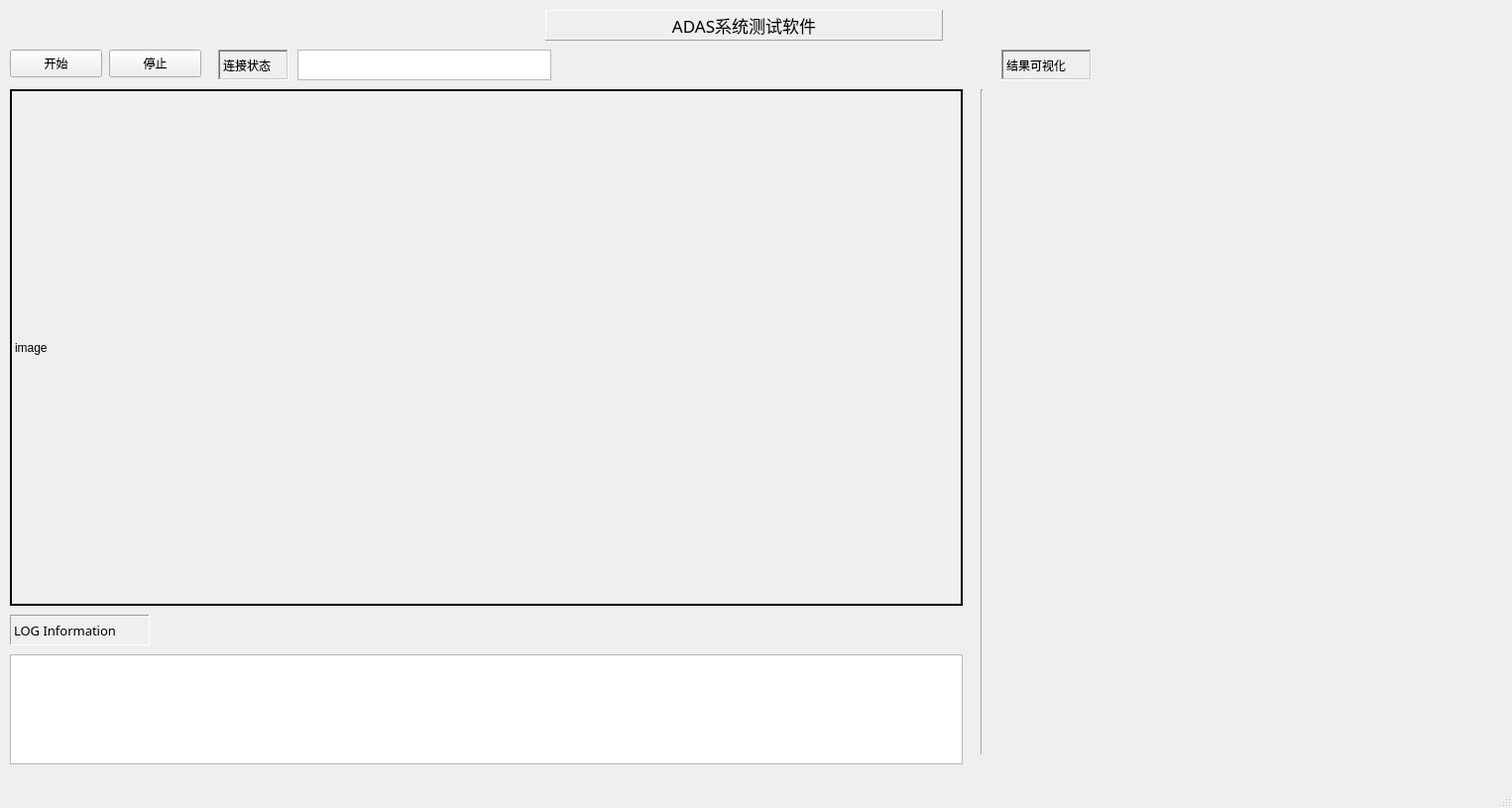
<?xml version="1.0" encoding="UTF-8"?>
<ui version="4.0">
 <class>MainWindow</class>
 <widget class="QMainWindow" name="MainWindow">
  <property name="geometry">
   <rect>
    <x>0</x>
    <y>0</y>
    <width>1525</width>
    <height>815</height>
   </rect>
  </property>
  <property name="windowTitle">
   <string>MainWindow</string>
  </property>
  <widget class="QWidget" name="centralwidget">
   <widget class="QLabel" name="label">
    <property name="geometry">
     <rect>
      <x>550</x>
      <y>10</y>
      <width>401</width>
      <height>31</height>
     </rect>
    </property>
    <property name="font">
     <font>
      <family>宋体</family>
      <pointsize>13</pointsize>
      <weight>50</weight>
      <bold>false</bold>
     </font>
    </property>
    <property name="frameShape">
     <enum>QFrame::Panel</enum>
    </property>
    <property name="frameShadow">
     <enum>QFrame::Raised</enum>
    </property>
    <property name="text">
     <string>ADAS系统测试软件</string>
    </property>
    <property name="alignment">
     <set>Qt::AlignCenter</set>
    </property>
   </widget>
   <widget class="QLabel" name="image_label">
    <property name="geometry">
     <rect>
      <x>10</x>
      <y>90</y>
      <width>961</width>
      <height>521</height>
     </rect>
    </property>
    <property name="frameShape">
     <enum>QFrame::WinPanel</enum>
    </property>
    <property name="text">
     <string>image</string>
    </property>
   </widget>
   <widget class="QLabel" name="label_4">
    <property name="geometry">
     <rect>
      <x>10</x>
      <y>620</y>
      <width>141</width>
      <height>31</height>
     </rect>
    </property>
    <property name="font">
     <font>
      <family>宋体</family>
      <pointsize>10</pointsize>
     </font>
    </property>
    <property name="frameShape">
     <enum>QFrame::Panel</enum>
    </property>
    <property name="frameShadow">
     <enum>QFrame::Sunken</enum>
    </property>
    <property name="text">
     <string>LOG Information</string>
    </property>
   </widget>
   <widget class="QTextEdit" name="log">
    <property name="geometry">
     <rect>
      <x>10</x>
      <y>660</y>
      <width>961</width>
      <height>111</height>
     </rect>
    </property>
   </widget>
   <widget class="QPushButton" name="pushButton">
    <property name="geometry">
     <rect>
      <x>10</x>
      <y>50</y>
      <width>93</width>
      <height>28</height>
     </rect>
    </property>
    <property name="text">
     <string>开始</string>
    </property>
   </widget>
   <widget class="QPushButton" name="pushButton_2">
    <property name="geometry">
     <rect>
      <x>110</x>
      <y>50</y>
      <width>93</width>
      <height>28</height>
     </rect>
    </property>
    <property name="text">
     <string>停止</string>
    </property>
   </widget>
   <widget class="QLabel" name="label_2">
    <property name="geometry">
     <rect>
      <x>220</x>
      <y>50</y>
      <width>71</width>
      <height>31</height>
     </rect>
    </property>
    <property name="frameShape">
     <enum>QFrame::WinPanel</enum>
    </property>
    <property name="frameShadow">
     <enum>QFrame::Sunken</enum>
    </property>
    <property name="text">
     <string>连接状态</string>
    </property>
   </widget>
   <widget class="QTextBrowser" name="connection_status">
    <property name="geometry">
     <rect>
      <x>300</x>
      <y>50</y>
      <width>256</width>
      <height>31</height>
     </rect>
    </property>
   </widget>
   <widget class="QLabel" name="label_3">
    <property name="geometry">
     <rect>
      <x>1010</x>
      <y>50</y>
      <width>91</width>
      <height>31</height>
     </rect>
    </property>
    <property name="frameShape">
     <enum>QFrame::WinPanel</enum>
    </property>
    <property name="frameShadow">
     <enum>QFrame::Sunken</enum>
    </property>
    <property name="text">
     <string>结果可视化</string>
    </property>
   </widget>
   <widget class="MyPainter" name="widget" native="true">
    <property name="geometry">
     <rect>
      <x>1010</x>
      <y>90</y>
      <width>501</width>
      <height>671</height>
     </rect>
    </property>
   </widget>
   <widget class="Line" name="line">
    <property name="geometry">
     <rect>
      <x>980</x>
      <y>90</y>
      <width>20</width>
      <height>671</height>
     </rect>
    </property>
    <property name="orientation">
     <enum>Qt::Vertical</enum>
    </property>
   </widget>
  </widget>
  <widget class="QMenuBar" name="menubar">
   <property name="geometry">
    <rect>
     <x>0</x>
     <y>0</y>
     <width>1525</width>
     <height>26</height>
    </rect>
   </property>
  </widget>
  <widget class="QStatusBar" name="statusbar"/>
 </widget>
 <customwidgets>
  <customwidget>
   <class>MyPainter</class>
   <extends>QWidget</extends>
   <header>mypainter.h</header>
   <container>1</container>
  </customwidget>
 </customwidgets>
 <resources/>
 <connections/>
</ui>
